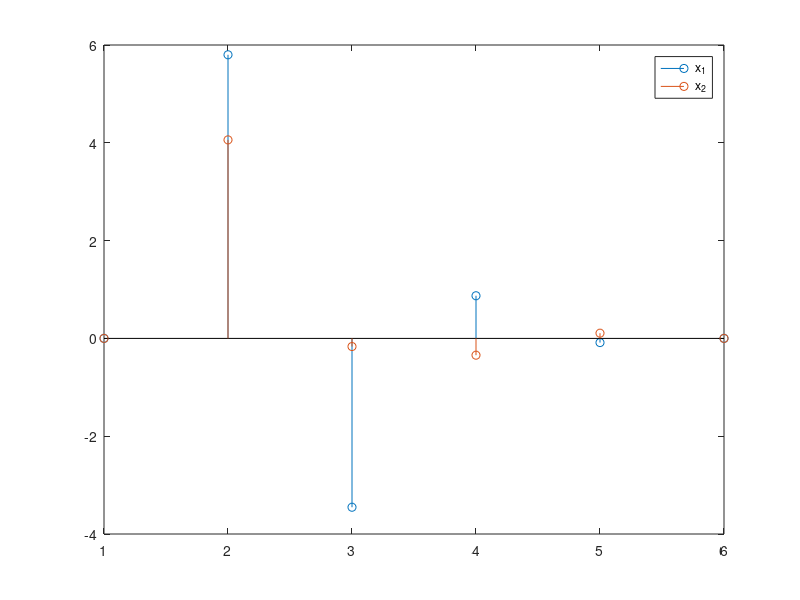
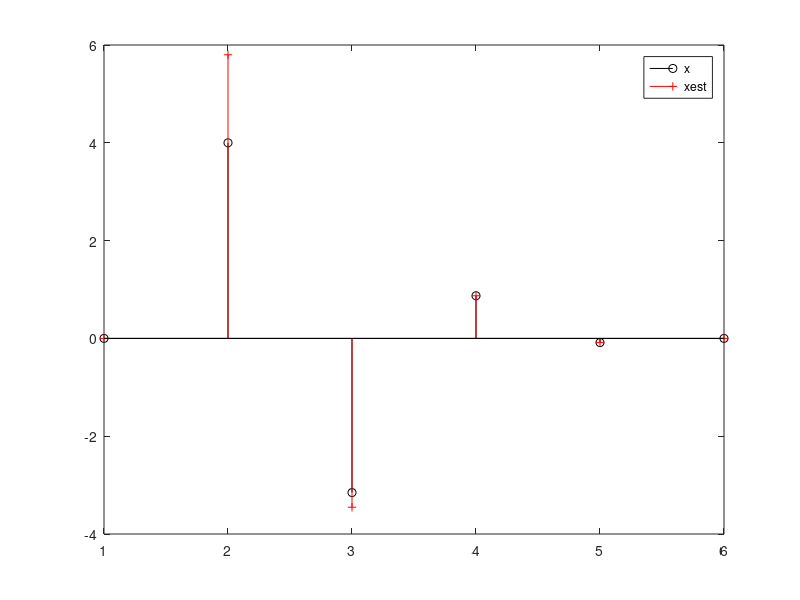
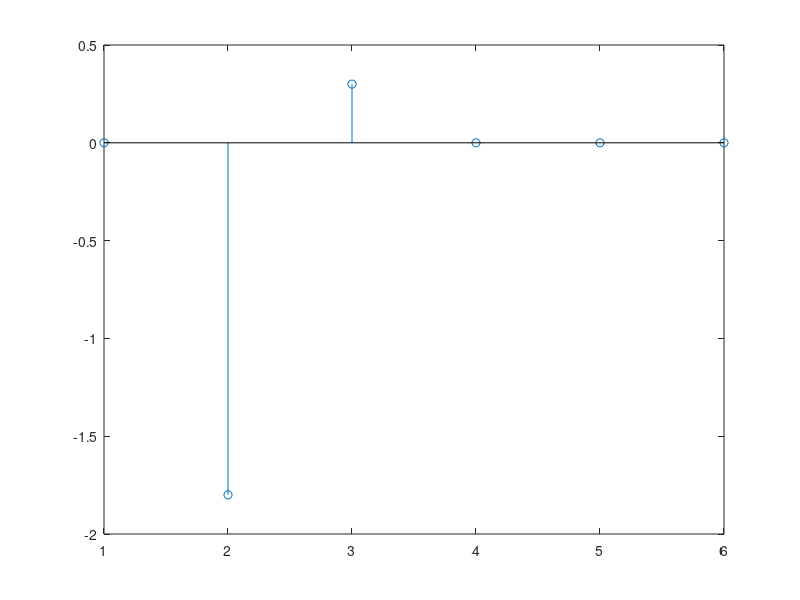

These charts were generated, in order, by the following MATLAB code:
clear all;close all;clc;

fi=[0.5 1;0.5 0.7];
g=[0.2 ;0.1 ];
c=[1 0];

% t=[1:10];
% sys = ss(fi,g,c,0,[]);
% figure();step(sys,t);%respuesta al escalon del sistema dado en el enunciado (lazo abierto)
% 
% x0=[5 10];% condiciones iniciales de los estados  x1=5   x2=10
% [y,t,x] = initial(sys,x0);t=[1:10];
% x1 =x(1:10,1); x2=x(1:10,2);y=y(1:10);
% figure(),stem(t,y);title('Respuesta a condiciones iniciales');%


%---ackerman

% Pd=roots([1 -0.63 0.21]);
% L = acker(fi,g,[0;0]);
% %al simular este sistema con gama=[0;0] suponemos que la entrada
% %es u=-L*x y desp lo "soltamos " de las condiciones iniciales x0 y se
% %observa en el grafico como la salida va a cero en 2 pasos
% sys = ss(fi-g*L,[0;0],c,0,[]);
% [y,t,x] = initial(sys,x0);

% figure(),stem(y);title('Respuesta a condiciones iniciales');%



%%
nt=100;
u=0;
L= acker(fi,g,[0;0]);
K= acker(fi',c',[0;0]);K=K';

X=[2;3];y(1)=c*X;i=2;
X_=[6 ;10];
for i=2:6
    X=fi*X+g*u; XX(i,:)=X;
    y=c*X; Y(i,1)=y;
   
%observador
    X_=fi*X_+g*u+K*(Y(i-1,1)-c*X_);XX_(i,:)=X_;
%     
%     
    u=-L*X_ 
  end
% figure(),stem([Y XX]),legend('y','x_1','x_2','xest_1','xest_2')

figure(1),stem( XX_),legend('x_1','x_2','xest_1','xest_2')
figure(2),stem(XX(:,1),'ok'),hold,stem(XX_(:,1),'+r'),hold,legend('x','xest')
figure(3),stem(XX(:,1)-XX_(:,1))
return






%%
%*************************Control sobre la perturbacion********************
%inciso a)
%Para poder simular la respuesta del sistema a la perturbaci?n agregamos un
%nuevo estado.Este estado debe ser constante y valer uno.La realimentacion
%de los estados es la misma que antes(dead beat) y a la perturbacion la
%realimentamos de manera de eliminar o minimizar su influecia.

fin=[[fi [1;0]] ;[0 0 1]];
gn=[g;0];
cn=[1 0 0];
Ln=[4 5 5];
sys = ss(fin-gn*Ln,[0;0;0],cn,0,[]);
x0=[5 10 1];%el estado nuevo agregado, que corresponde a la perturbacion lo inicializamos con el valor 1
[y,t,x] = initial(sys,x0);
figure(),stem(y);title('Respuesta a condiciones iniciales');%
%%
%*********************Perturbacion aleatoria*******************************
%Para esta simulaci?n el estado nuevo que agregamos es la entrada aleatoria
%e(k). Entonces; para la ubicaci?n de los polos de los estados, utilizamos
%el mismo resultado de antes que corresponde a un dead beat. Y al estado
%nuevo lo realimentamos con un valor tal que minimice la varianza de la
%salida.

% fin=[[fi [1;0]] ;[0 0 0]];
% gn=[g;0];
% cn=[1 0 0];
% Ln=[L 6];
% sys = ss(fin-gn*Ln,[0;0;1],cn,0,[]);
% u=random('norm',0,1,1,20);
% [y,t] = lsim(sys,u);var(y)
% figure(),lsim(sys,u) 

%%
%inciso b)
%en este caso agregamos un estado, que corresponde al error entre la
%entrada deseada y la salida y despues lo integramos para llevarlo a cero.
clear all;clc;

fi=[0.5 1;0.5 0.7];
g=[0.2 ;0.1 ];
c=[0 1];

fim=[[fi [0;0]] ;[-c 1]];
gm=[g;0];
cm=[c 0];
% % % 
L = acker(fim,gm,[0;0;0]);
% % % 
sys = ss(fim-gm*L,[1;0;0],cm,0,[]);
figure();step(sys);% porque un step?? - - -> xq la entrada de este nuevo sistema es la perturbacion y ?sta es ctte.



%inciso c)
%proximamente (en los mejores cines)

